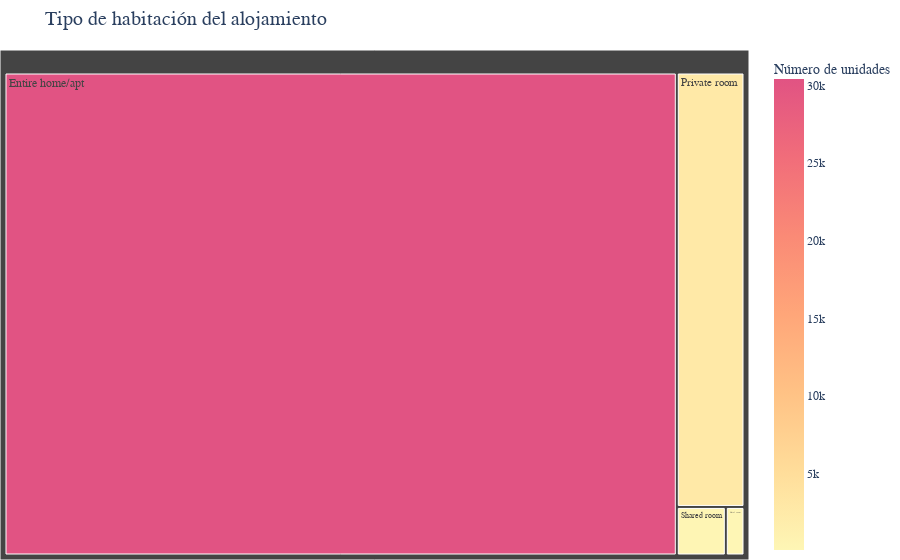

Notebook code cell kept with this figure:
### Markdown cell above
### Tipos de habitaciones

El tipo de habitación en Buenos Aires es una caracteristica que distingue a las unidades de AirBnB allí presentes, es notable la cantidad de departamentos completos en alquiler. De acuerdo con la nota publicada por: elDiarioAR

**El “efecto Airbnb”: pocas viviendas en alquiler, precios caros y escasa regulación**

*Una alta rentabilidad en dólares, la gran afluencia de turistas extranjeros y la ausencia de controles efectivos propician una realidad complicada para quienes buscan alquilar un departamento o una casa por un lapso de tres años, como establece la ley. Se trata de un panorama que se observa de forma marcada en ciudades como Buenos Aires pero también en otros lugares del país.*

*La cantidad de inmuebles ofrecidos en la plataforma digital, en gran parte de los casos a un precio en dólares, creció en 2022 un 30%, el mismo porcentaje en que se redujo la oferta tradicional de viviendas en alquiler.*

*alquilar de manera tradicional una propiedad en el barrio porteño Almagro ofrece una renta anual de 2,3%. Sin embargo, el mismo inmueble ofrecido de manera temporal por 15 días mensuales genera un 5,4%*

https://www.eldiarioar.com/economia/efecto-airbnb-viviendas-alquiler-precios-caros-escasa-regulacion_1_10029614.html

### Code cell
freq = listings['room_type'].value_counts().sort_values(ascending=True)
data = pd.DataFrame({'Room Type': freq.index, 'Count': freq.values})
fig = px.treemap(data, path=['Room Type'], values='Count',
                 color='Count', color_continuous_scale='Pinkyl',
                 title="Tipo de habitación del alojamiento",
                 labels={'Count': 'Número de unidades', 'Room Type': 'Tipo de habitación'})

fig.update_layout(
    font=dict(family="Arial, sans-serif"),
    title_font=dict(family="Arial, sans-serif", size=20),
    legend_title_font=dict(family="Arial, sans-serif"),
    legend_font=dict(family="Arial, sans-serif"),
    margin=dict(l=0, r=0, b=0, t=50)  
)

fig.show()

### Figure 1 — Plotly figure (JSON) as saved in the notebook; plotly's stock layout.template omitted (floating-point values rounded to 4 significant figures)
{"data": [{"branchvalues": "total", "customdata": [[30426], [85], [2756], [223]], "domain": {"x": [0, 1], "y": [0, 1]}, "hovertemplate": "labels=%{label}<br>Count_sum=%{value}<br>parent=%{parent}<br>id=%{id}<br>Número de unidades=%{color}<extra></extra>", "ids": ["Entire home/apt", "Hotel room", "Private room", "Shared room"], "labels": ["Entire home/apt", "Hotel room", "Private room", "Shared room"], "marker": {"coloraxis": "coloraxis", "colors": [30426, 85, 2756, 223]}, "name": "", "parents": ["", "", "", ""], "type": "treemap", "values": [30426, 85, 2756, 223]}], "layout": {"coloraxis": {"colorbar": {"title": {"text": "Número de unidades"}}, "colorscale": [[0, "rgb(254, 246, 181)"], [0.1667, "rgb(255, 221, 154)"], [0.3333, "rgb(255, 194, 133)"], [0.5, "rgb(255, 166, 121)"], [0.6667, "rgb(250, 138, 118)"], [0.8333, "rgb(241, 109, 122)"], [1, "rgb(225, 83, 131)"]]}, "font": {"family": "Arial, sans-serif"}, "legend": {"font": {"family": "Arial, sans-serif"}, "title": {"font": {"family": "Arial, sans-serif"}}, "tracegroupgap": 0}, "margin": {"b": 0, "l": 0, "r": 0, "t": 50}, "title": {"font": {"family": "Arial, sans-serif", "size": 20}, "text": "Tipo de habitación del alojamiento"}}}
